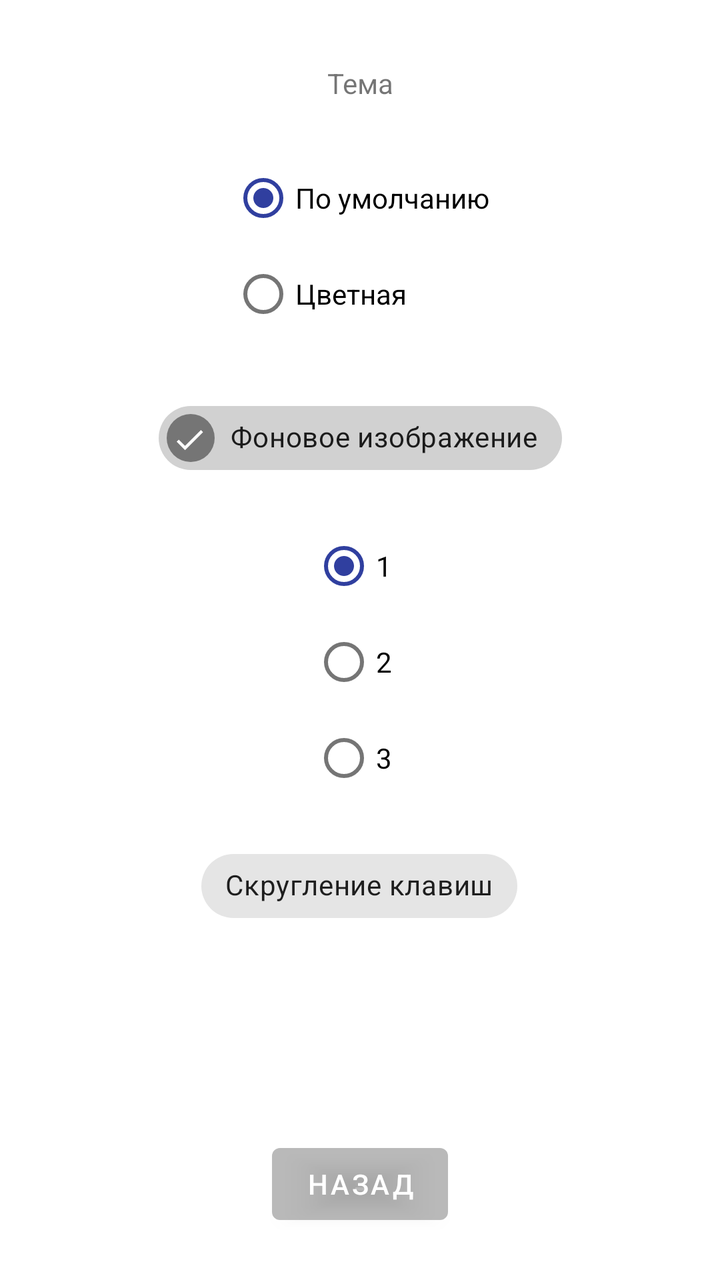
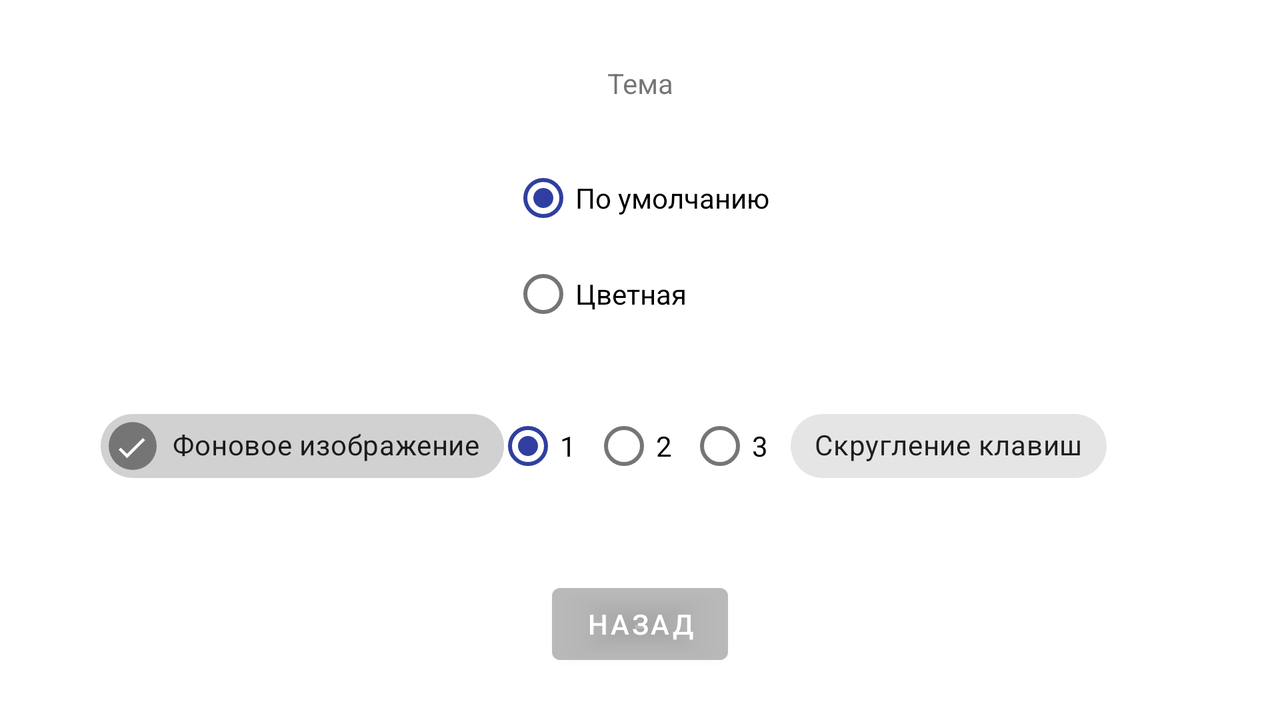

One screen, two layout resources from the same app: the default and the repository's alternative for another configuration. Each is rendered where Android would select it; the XML of both is given below.
<!-- AndroidManifest.xml: application theme Theme.AndroidCalculator -->
<!-- res/layout/activity_settings.xml -->
<?xml version="1.0" encoding="utf-8"?>
<androidx.constraintlayout.widget.ConstraintLayout xmlns:android="http://schemas.android.com/apk/res/android"
    xmlns:app="http://schemas.android.com/apk/res-auto"
    xmlns:tools="http://schemas.android.com/tools"
    android:layout_width="match_parent"
    android:layout_height="match_parent"
    tools:context=".SettingsActivity">

    <TextView
        android:id="@+id/tvTheme"
        android:layout_width="wrap_content"
        android:layout_height="wrap_content"
        android:layout_marginTop="32dp"
        android:text="@string/SettingsThemeText"
        app:layout_constraintEnd_toEndOf="parent"
        app:layout_constraintStart_toStartOf="parent"
        app:layout_constraintTop_toTopOf="parent" />

    <RadioGroup
        android:id="@+id/radioGroup"
        android:layout_width="wrap_content"
        android:layout_height="wrap_content"
        android:layout_marginTop="24dp"
        app:layout_constraintEnd_toEndOf="parent"
        app:layout_constraintStart_toStartOf="parent"
        app:layout_constraintTop_toBottomOf="@+id/tvTheme">

        <RadioButton
            android:id="@+id/rbDefaultTheme"
            android:layout_width="match_parent"
            android:layout_height="wrap_content"
            android:checked="true"
            android:text="@string/ThemeDefaultText" />

        <RadioButton
            android:id="@+id/rbColoredTheme"
            android:layout_width="match_parent"
            android:layout_height="wrap_content"
            android:text="@string/ThemeColoredText" />
    </RadioGroup>

    <com.google.android.material.chip.Chip
        android:id="@+id/chipBackground"
        android:layout_width="wrap_content"
        android:layout_height="wrap_content"
        android:layout_marginTop="24dp"
        android:checkable="true"
        android:checked="true"
        android:text="@string/SettingsBackgroundText"
        app:layout_constraintEnd_toEndOf="parent"
        app:layout_constraintStart_toStartOf="parent"
        app:layout_constraintTop_toBottomOf="@+id/radioGroup" />

    <com.google.android.material.chip.Chip
        android:id="@+id/chipCicleButtons"
        android:layout_width="wrap_content"
        android:layout_height="wrap_content"
        android:layout_marginTop="16dp"
        android:checkable="true"
        android:text="@string/SettingsCircleButtonsText"
        app:layout_constraintEnd_toEndOf="parent"
        app:layout_constraintHorizontal_bias="0.498"
        app:layout_constraintStart_toStartOf="parent"
        app:layout_constraintTop_toBottomOf="@+id/radioGroup2" />

    <RadioGroup
        android:id="@+id/radioGroup2"
        android:layout_width="wrap_content"
        android:layout_height="wrap_content"
        android:layout_marginTop="16dp"
        app:layout_constraintEnd_toEndOf="parent"
        app:layout_constraintStart_toStartOf="parent"
        app:layout_constraintTop_toBottomOf="@+id/chipBackground">

        <RadioButton
            android:id="@+id/rbBackgrondImage1"
            android:layout_width="match_parent"
            android:layout_height="wrap_content"
            android:checked="true"
            android:text="@string/_1" />

        <RadioButton
            android:id="@+id/rbBackgrondImage2"
            android:layout_width="match_parent"
            android:layout_height="wrap_content"
            android:text="@string/_2" />

        <RadioButton
            android:id="@+id/rbBackgrondImage3"
            android:layout_width="match_parent"
            android:layout_height="wrap_content"
            android:text="@string/_3" />
    </RadioGroup>

    <Button
        android:id="@+id/btnBack"
        android:layout_width="wrap_content"
        android:layout_height="wrap_content"
        android:layout_marginBottom="24dp"
        android:text="@string/Back"
        app:layout_constraintBottom_toBottomOf="parent"
        app:layout_constraintEnd_toEndOf="parent"
        app:layout_constraintStart_toStartOf="parent" />
</androidx.constraintlayout.widget.ConstraintLayout>
<!-- resources referenced by this layout -->
<resources>
  <string name="Back">Назад</string>
  <string name="SettingsBackgroundText">Фоновое изображение</string>
  <string name="SettingsCircleButtonsText">Скругление клавиш</string>
  <string name="SettingsThemeText">Тема</string>
  <string name="ThemeColoredText">Цветная</string>
  <string name="ThemeDefaultText">По умолчанию</string>
  <string name="_1">1</string>
  <string name="_2">2</string>
  <string name="_3">3</string>
  <style name="Theme.AndroidCalculator" parent="Theme.MaterialComponents.DayNight.NoActionBar">
          
          <item name="colorPrimary">#A8979797</item>
          <item name="colorPrimaryVariant">@color/black</item>
          <item name="colorOnPrimary">@color/white</item>
          
          <item name="colorSecondary">#303F9F</item>
          <item name="colorSecondaryVariant">@color/purple_700</item>
          <item name="colorOnSecondary">@color/black</item>
          
          <item name="android:statusBarColor" tools:targetApi="l">?attr/colorPrimaryVariant</item>
          
      </style>
</resources>
<!-- res/layout-land/activity_settings.xml (the repository's variant of the layout above) -->
<!-- drawn on the phone turned sideways -->
<?xml version="1.0" encoding="utf-8"?>
<androidx.constraintlayout.widget.ConstraintLayout xmlns:android="http://schemas.android.com/apk/res/android"
    xmlns:app="http://schemas.android.com/apk/res-auto"
    xmlns:tools="http://schemas.android.com/tools"
    android:layout_width="match_parent"
    android:layout_height="match_parent"
    tools:context=".SettingsActivity">

    <TextView
        android:id="@+id/tvTheme"
        android:layout_width="wrap_content"
        android:layout_height="wrap_content"
        android:layout_marginTop="32dp"
        android:text="@string/SettingsThemeText"
        app:layout_constraintEnd_toEndOf="parent"
        app:layout_constraintStart_toStartOf="parent"
        app:layout_constraintTop_toTopOf="parent" />

    <RadioGroup
        android:id="@+id/radioGroup"
        android:layout_width="wrap_content"
        android:layout_height="wrap_content"
        android:layout_marginTop="24dp"
        app:layout_constraintEnd_toEndOf="parent"
        app:layout_constraintStart_toStartOf="parent"
        app:layout_constraintTop_toBottomOf="@+id/tvTheme">

        <RadioButton
            android:id="@+id/rbDefaultTheme"
            android:layout_width="match_parent"
            android:layout_height="wrap_content"
            android:checked="true"
            android:text="@string/ThemeDefaultText" />

        <RadioButton
            android:id="@+id/rbColoredTheme"
            android:layout_width="match_parent"
            android:layout_height="wrap_content"
            android:text="@string/ThemeColoredText" />
    </RadioGroup>

    <com.google.android.material.chip.Chip
        android:id="@+id/chipBackground"
        android:layout_width="wrap_content"
        android:layout_height="wrap_content"
        android:layout_marginTop="28dp"
        android:checkable="true"
        android:checked="true"
        android:text="@string/SettingsBackgroundText"
        app:layout_constraintEnd_toEndOf="parent"
        app:layout_constraintHorizontal_bias="0.115"
        app:layout_constraintStart_toStartOf="parent"
        app:layout_constraintTop_toBottomOf="@+id/radioGroup" />

    <com.google.android.material.chip.Chip
        android:id="@+id/chipCicleButtons"
        android:layout_width="wrap_content"
        android:layout_height="wrap_content"
        android:layout_marginTop="28dp"
        android:checkable="true"
        android:text="@string/SettingsCircleButtonsText"
        app:layout_constraintEnd_toEndOf="parent"
        app:layout_constraintHorizontal_bias="0.82"
        app:layout_constraintStart_toStartOf="parent"
        app:layout_constraintTop_toBottomOf="@+id/radioGroup" />

    <RadioGroup
        android:id="@+id/radioGroup2"
        android:layout_width="wrap_content"
        android:layout_height="wrap_content"
        android:layout_marginTop="28dp"
        android:orientation="horizontal"
        app:layout_constraintEnd_toEndOf="parent"
        app:layout_constraintStart_toStartOf="parent"
        app:layout_constraintTop_toBottomOf="@+id/radioGroup">

        <RadioButton
            android:id="@+id/rbBackgrondImage1"
            android:layout_width="match_parent"
            android:layout_height="wrap_content"
            android:checked="true"
            android:text="@string/_1" />

        <RadioButton
            android:id="@+id/rbBackgrondImage2"
            android:layout_width="match_parent"
            android:layout_height="wrap_content"
            android:text="@string/_2" />

        <RadioButton
            android:id="@+id/rbBackgrondImage3"
            android:layout_width="match_parent"
            android:layout_height="wrap_content"
            android:text="@string/_3" />
    </RadioGroup>

    <Button
        android:id="@+id/btnBack"
        android:layout_width="wrap_content"
        android:layout_height="wrap_content"
        android:layout_marginBottom="24dp"
        android:text="@string/Back"
        app:layout_constraintBottom_toBottomOf="parent"
        app:layout_constraintEnd_toEndOf="parent"
        app:layout_constraintStart_toStartOf="parent" />
</androidx.constraintlayout.widget.ConstraintLayout>
